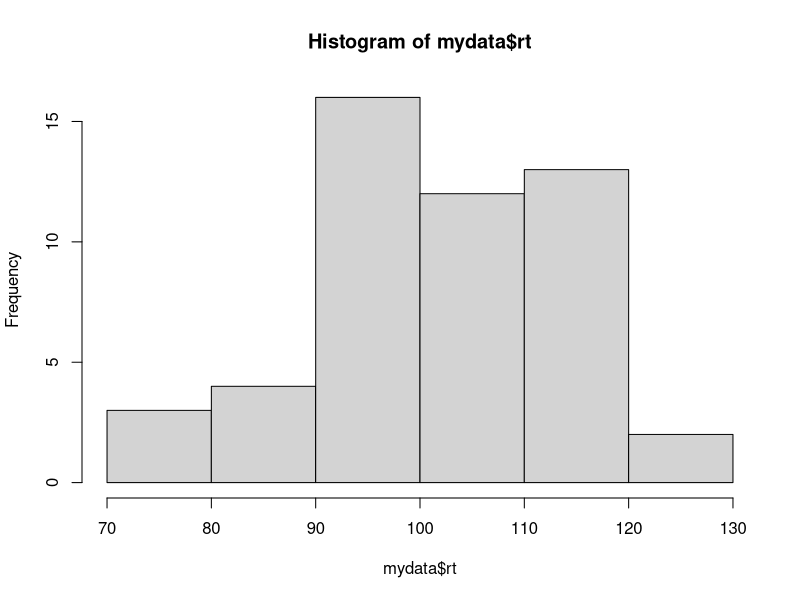
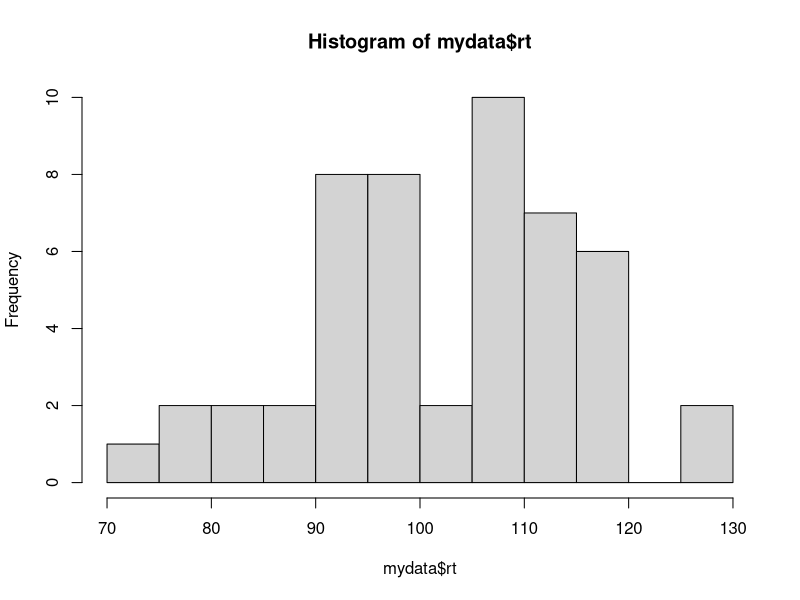
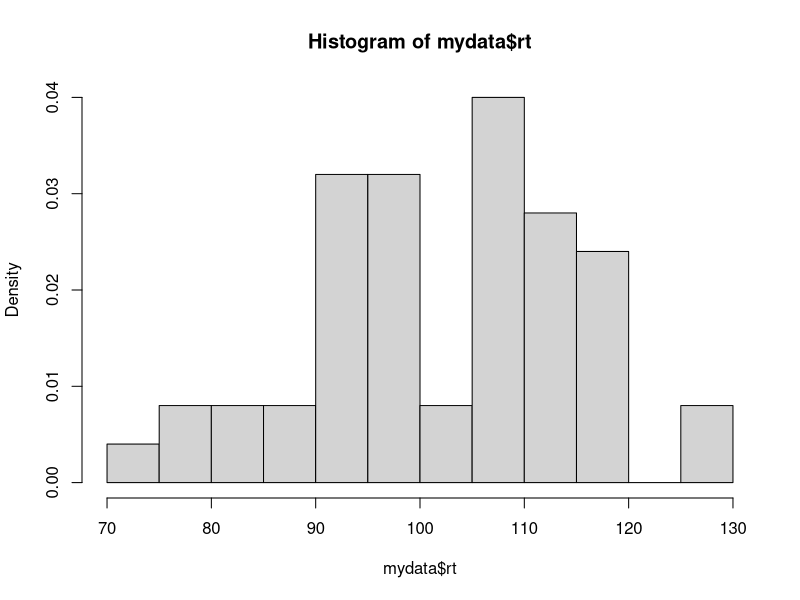
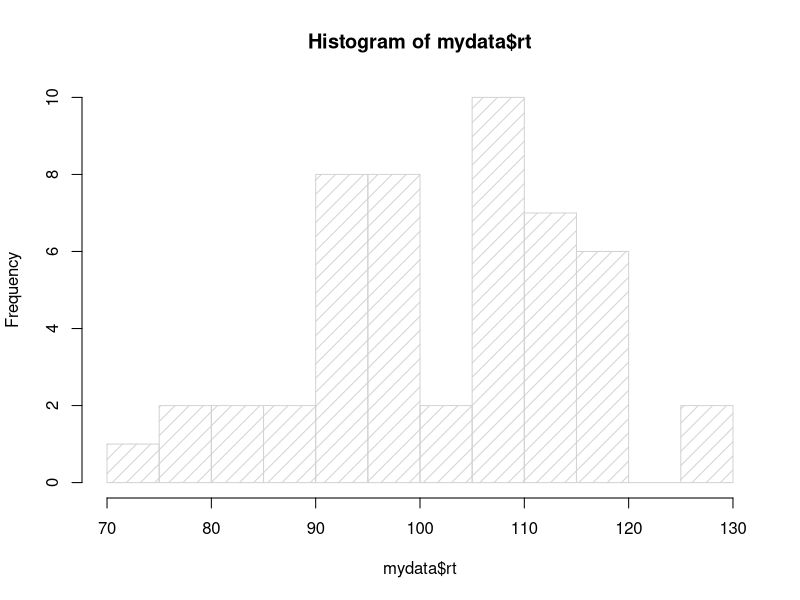
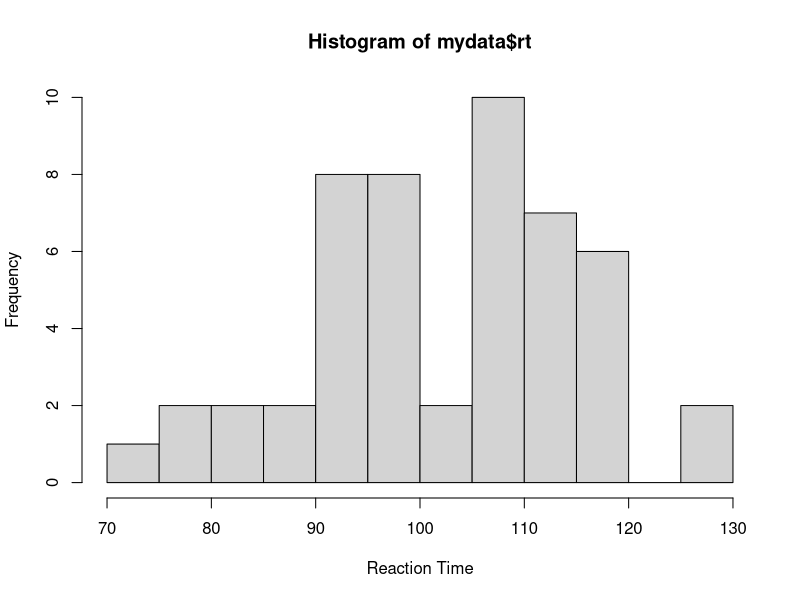
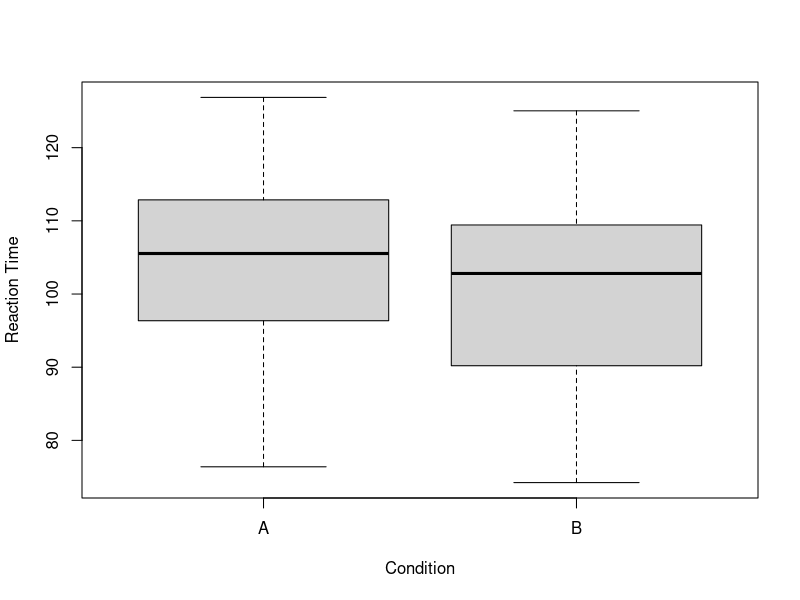

Generate these figures, in order, with R:
## ---- chunk 1
avector <- c(3, 6, 9, 12, 15, 18, 21, 24, 27)  # Let's create a vector with 9 elements.
avector # prints the whole object
avector[4] # prints the fourth element of the vector
avector[4:7] # prints the 4th through 7th elements of the vector
avector[-3]  # drops the third element and prints the rest
## ---- chunk 2
# First, let's recreate our random data.frame:
mydata <- data.frame(id = seq(1:50),  # create a column named "id" with the numbers (sequence) 1 through 50
                     condition = rep(c("A", "B"), 25),  # create a "condition" column with A and B repeating
                     rt = rnorm(n = 50, mean = 100, sd = 15))  # create a third column named "rt" with randomly generated data

head(mydata)  # Let's print the head of the data for reference.

mydata[1, 3]  # select a single cell in the first row, third column
# You'll see from the printout of head(mydata) above that this is the reaction time for participant 1.

mydata[3, ]  # leave one of the numbers blank if you want to select all columns for a given row

mydata[, 3]  # or all rows for a given column

mydata[1:10, ]  # You can select multiple rows and/or columns. Here, we're selecting the first ten rows, all columns.

mydata[c(1, 3, 5),]  # This will select the first, third, and fifth rows, all columns.
## ---- chunk 3
mydata$rt
mydata$condition
## ---- chunk 4
mydata$rt[10]
# is the same as:
mydata[10, 3]

## ---- chunk 5
mydata[mydata$rt > 120, ]  # Select rows of mydata where reaction time is greater than 120, all columns
## ---- chunk 6
mydata$rt > 120
## ---- chunk 7
mydata[mydata$id <= 10,]
mydata[mydata$condition == "A", ]
## ---- chunk 8
mydata[mydata$rt > 100 & mydata$rt < 110, ]  # Select rows of mydata where reaction time is greater than 100 and less than 110, all columns
## ---- chunk 9
mydata[mydata$rt < 90 | mydata$rt > 130, ]  # Select rows of mydata where rt is less than 90 or greater than 130, all columns
## ---- chunk 10
mydata[mydata$id <= 10 & mydata$rt < 90 | mydata$rt > 130, ]
## ---- chunk 11
mydata[mydata$id <= 10 & (mydata$rt < 90 | mydata$rt > 130), ]
## ---- chunk 12
subset(mydata, rt > 130) # This selects all rows of mydata where rt > 130
## ---- chunk 13
subset(mydata, rt > 130, c(condition, rt))  # select the condition and rt columns where rt > 130
## ---- chunk 14
subset(x = mydata, subset = rt > 130, select = c(condition, rt)) # This is the same as the last example, but noting each argument explicitly
## ---- chunk 15
mean(mydata$rt)  # Gives the mean (average) of RT
sd(mydata$rt)  # Gives the standard deviation of RT
median(mydata$rt)  # Gives the median value
min(mydata$rt)  # Gives the minimum value
max(mydata$rt)  # Gives the maximum value
## ---- chunk 16
hist(mydata$rt)
## ---- chunk 17
hist(mydata$rt, breaks = 10)  # breaks supplies the number of breaks in the histogram (???)
hist(mydata$rt, breaks = 10, freq = F)  # setting freq = F changes the y-axis to probability density instead of count/frequency
hist(mydata$rt, breaks = 10, density = 10)  # density sets the density of shading
hist(mydata$rt, breaks = 10, xlab = "Reaction Time")  # xlab and ylab change the labels on the X and Y axes.
## ---- chunk 18
boxplot(mydata$rt ~ mydata$condition, xlab = "Condition", ylab = "Reaction Time")
